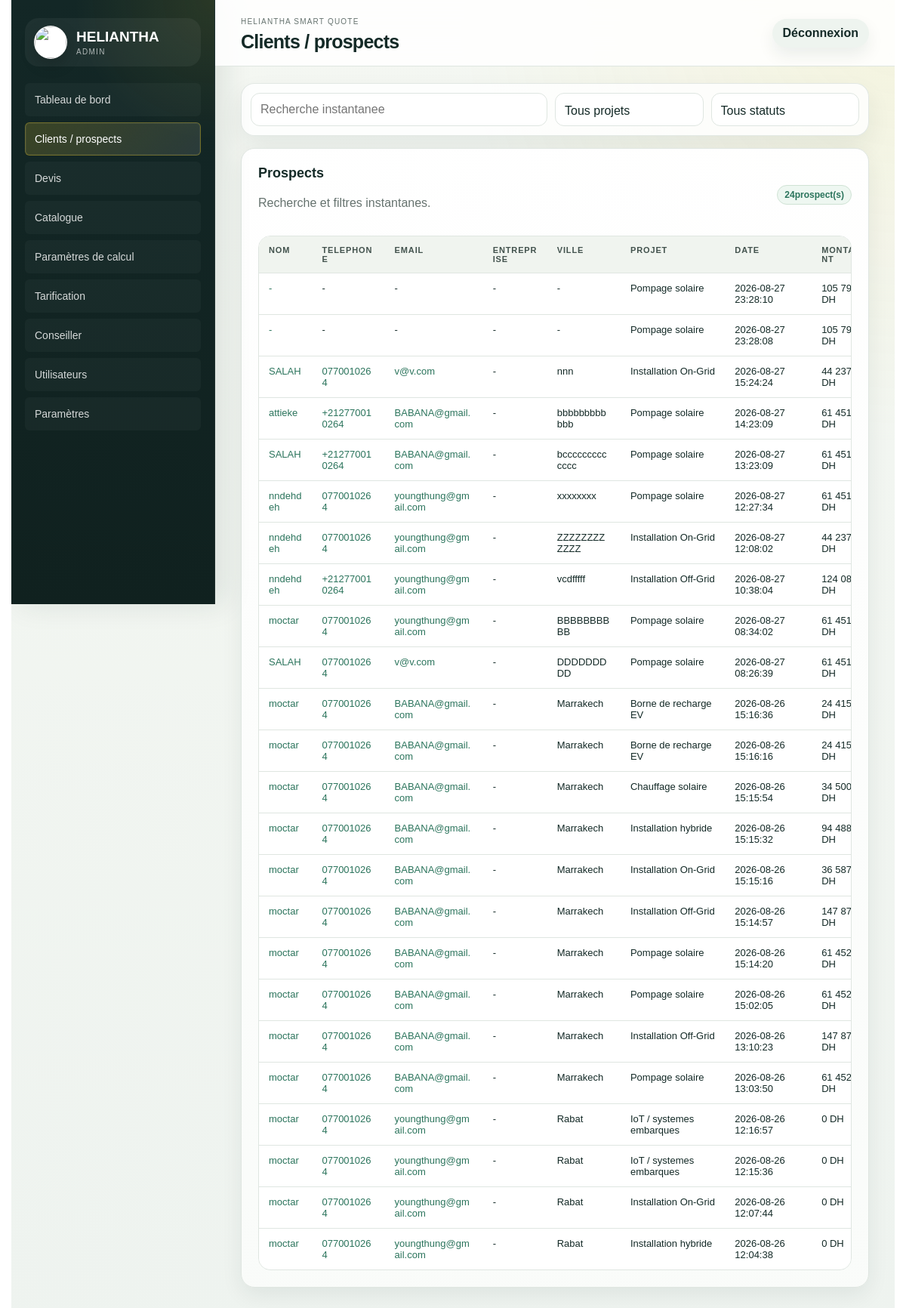
/admin/prospects (signed in), run on the app's committed database.
### tables this page shows
CREATE TABLE quote_requests (
    id INTEGER PRIMARY KEY AUTOINCREMENT,
    quote_number TEXT NOT NULL UNIQUE,
    project TEXT NOT NULL,
    customer_name TEXT,
    phone TEXT,
    email TEXT,
    location TEXT,
    request_json TEXT NOT NULL,
    result_json TEXT NOT NULL,
    status TEXT NOT NULL DEFAULT 'Nouveau',
    created_at TEXT NOT NULL DEFAULT CURRENT_TIMESTAMP
, company TEXT, city TEXT, solution_name TEXT, amount_ht REAL, amount_ttc REAL, confidence INTEGER, reliability_json TEXT, calculation_detail_json TEXT, financial_breakdown_json TEXT, selected_equipment_json TEXT, calculator_versions_json TEXT, technical_parameters_json TEXT, quote_snapshot_json TEXT, technical_reference_json TEXT, updated_at TEXT, bom_json TEXT, technical_configuration_json TEXT, compatibility_json TEXT, product_selections_json TEXT, selected_offer_level TEXT);

### app/routes.py (the view)
@bp.get("/admin/prospects")
def admin_prospects():
    quotes = list_quotes()
    return render_template(
        "admin/prospects.html",
        quotes=quotes,
        project_labels=PROJECT_LABELS,
        public_projects=PUBLIC_PROJECTS,
        statuses=QUOTE_STATUSES,
        filters=request.args,
    )

### app/db.py (called while the page is built)
def get_db():
    if "db" not in g:
        g.db = sqlite3.connect(current_app.config["DATABASE"])
        g.db.row_factory = sqlite3.Row
    return g.db

def ensure_schema(db=None):
    db = db or get_db()
    db.executescript(SCHEMA)
    _migrate_quote_requests(db)
    _migrate_products(db)
    _migrate_calculation_parameters(db)
    _migrate_public_tracking(db)
    _migrate_users(db)
    _migrate_advisor(db)
    _seed_defaults(db)
    db.commit()

def _migrate_quote_requests(db):
    existing = {row["name"] for row in db.execute("PRAGMA table_info(quote_requests)").fetchall()}
    for column, column_type in QUOTE_COLUMNS.items():
        if column not in existing:
            db.execute(f"ALTER TABLE quote_requests ADD COLUMN {column} {column_type}")

def _migrate_products(db):
    existing = {row["name"] for row in db.execute("PRAGMA table_info(products)").fetchall()}
    for column, column_type in PRODUCT_COLUMNS.items():
        if column not in existing:
            db.execute(f"ALTER TABLE products ADD COLUMN {column} {column_type}")
    db.execute(
        """CREATE INDEX IF NOT EXISTS idx_products_catalog_lookup
        ON products(active, category, brand, stock, priority)"""
    )

def _migrate_calculation_parameters(db):
    existing = {row["name"] for row in db.execute("PRAGMA table_info(calculation_parameters)").fetchall()}
    for column, column_type in CALCULATION_PARAMETER_COLUMNS.items():
        if column not in existing:
            db.execute(f"ALTER TABLE calculation_parameters ADD COLUMN {column} {column_type}")

def _migrate_public_tracking(db):
    db.execute(
        """CREATE INDEX IF NOT EXISTS idx_visit_requests_quote
        ON visit_requests(quote_id, created_at DESC)"""
    )
    db.execute(
        """CREATE INDEX IF NOT EXISTS idx_quote_client_events_quote
        ON quote_client_events(quote_id, created_at DESC)"""
    )

def dumps(value):
    return json.dumps(value, ensure_ascii=False)

### app/routes.py (called while the page is built)
@bp.before_app_request
def protect_admin():
    if not request.path.startswith("/admin"):
        return None
    if request.endpoint in {"main.admin_login"}:
        return None
    if session.get("admin_user"):
        return None
    return redirect(url_for("main.admin_login", next=request.full_path))

### templates/admin/prospects.html (shortened to what this page needs)
{% extends "admin/base.html" %}
{% block page_title %}Clients / prospects{% endblock %}
{% block content %}
<form class="filters prospect-filters prospect-filter-panel" method="get" data-live-prospect-filters>
  <input name="q" value="{{ filters.get('q', '') }}" placeholder="Recherche instantanee">
  <select name="project" aria-label="Projet">
    <option value="">Tous projets</option>
  </select>
  <select name="status" aria-label="Statut">
    <option value="">Tous statuts</option>
  </select>
</form>
<section class="panel prospects-panel">
  <div class="panel-head">
    <div>
      <h2>Prospects</h2>
      <p class="muted">Recherche et filtres instantanes.</p>
    </div>
    <span class="status"><span data-live-prospect-count>{{ quotes|length }}</span> prospect(s)</span>
  </div>
  <div class="table-wrap prospects-table-wrap">
    <table>
      <thead>
        <tr>
          <th>Nom</th>
          <th>Telephone</th>
          <th>Email</th>
          <th>Entreprise</th>
          <th>Ville</th>
          <th>Projet</th>
          <th>Date</th>
          <th>Montant</th>
        </tr>
      </thead>
      <tbody>
        {% for q in quotes %}
        <tr
          data-prospect-row
          data-project="{{ q.project or '' }}"
          data-status="{{ q.status or '' }}"
          data-search="{{ [q.customer_name, q.phone, q.email, q.company, q.location, q.city, project_labels.get(q.project, q.project), q.status]|select|join(' ')|lower }}"
        >
          <td><a href="{{ url_for('main.admin_quote_detail', quote_id=q.id) }}">{{ q.customer_name or "-" }}</a></td>
          <td>{% if q.phone %}<a href="tel:{{ q.phone }}">{{ q.phone }}</a>{% else %}-{% endif %}</td>
          <td>{% if q.email %}<a href="mailto:{{ q.email }}">{{ q.email }}</a>{% else %}-{% endif %}</td>
          <td>{{ q.company or "-" }}</td>
          <td>{{ q.location or q.city or "-" }}</td>
          <td>{{ project_labels.get(q.project, q.project) }}</td>
          <td>{{ q.created_at }}</td>
          <td>{{ "{:,.0f}".format(q.amount_ttc or 0).replace(",", " ") }} DH</td>
        </tr>
        {% else %}
        <tr data-prospect-empty><td colspan="9">Aucun prospect trouve.</td></tr>
        {% endfor %}
      </tbody>
    </table>
  </div>
</section>
{% endblock %}

### static/css/admin.css (style rules this page uses)
:root { --ink:#142a27;--muted:#66736f;--line:#dfe6e1;--paper:#f6f7f1;--white:#fff;--yellow:#f4d229;--green:#164b3d;--green2:#2b745c;--blue:#e3f0f5;--danger:#b42318;--warn:#9a6700;--shadow:0 18px 50px rgba(17,45,38,.12) }
html { scroll-behavior:smooth;overscroll-behavior-y:none;scrollbar-gutter:stable both-edges }
* { box-sizing:border-box }
body { margin:0;color:var(--ink);font-family:Arial,Helvetica,sans-serif;background:var(--paper);overflow-x:clip;min-width:320px }
a { color:var(--green2);text-decoration:none }
input,select,textarea,button { font:inherit;max-width:100%;min-width:0;touch-action:manipulation }
input,select,textarea { -webkit-appearance:none;appearance:none }
input:not([type="checkbox"]):not([type="radio"]),select,textarea { line-height:1.45 }
main,section,article,aside,header,footer,nav,form { min-width:0 }
.admin-app { display:grid;grid-template-columns:270px 1fr;min-height:100vh }
.stat-grid article,.panel { background:white;border:1px solid var(--line);border-radius:8px;box-shadow:0 4px 14px rgba(17,45,38,.04) }
.panel { padding:20px;margin-bottom:18px }
.panel h2 { font-size:18px;margin:0 0 16px }
.panel-head { display:flex;align-items:center;justify-content:space-between;gap:15px }
.table-wrap { overflow:auto;border:1px solid var(--line);border-radius:7px;-webkit-overflow-scrolling:touch;overscroll-behavior:contain }
table { width:100%;border-collapse:collapse;min-width:820px;background:white }
th,td { padding:12px 13px;border-bottom:1px solid var(--line);text-align:left;vertical-align:top;font-size:13px;overflow-wrap:anywhere;word-break:break-word }
th { background:#f0f4ef;color:#42524d;font-size:11px;text-transform:uppercase;letter-spacing:.08em }
tr:last-child td { border-bottom:0 }
.filters { display:grid;grid-template-columns:2fr 1fr 1fr auto auto;gap:10px;margin-bottom:16px }
.filters input,.filters select,.form-grid input,.form-grid textarea,.detail-actions select,.table-input { border:1px solid var(--line);border-radius:6px;background:white;color:var(--ink);padding:11px 12px;max-width:100%;min-width:0 }
.status,.badge { display:inline-flex;align-items:center;border-radius:999px;background:#edf5ef;color:var(--green);padding:5px 9px;font-size:12px;font-weight:700 }
.muted { color:var(--muted);line-height:1.6;overflow-wrap:anywhere }
body { background: radial-gradient(circle at top right, rgba(244,210,41,.10), transparent 28%), linear-gradient(180deg, #f4f7f2 0%, #eef3ef 100%); }
.stat-grid article, .panel, .parameter-card, .config-section-card, .selection-card, .compatibility-card, .offer-grid article, .login-card, .pdf-sheet { border-radius: 18px; box-shadow: 0 10px 28px rgba(17,45,38,.07); }
.panel { padding: 22px; background: linear-gradient(180deg, rgba(255,255,255,.98) 0%, rgba(250,252,250,.96) 100%); }
.panel-head { margin-bottom: 14px; }
.table-wrap { border-radius: 16px; box-shadow: inset 0 0 0 1px rgba(223,230,225,.65); }
table { min-width: 900px; }
th { position: sticky; top: 0; z-index: 1; }
.badge, .status { background: #eef7f1; color: var(--green2); border: 1px solid #cfe2d4; }
.prospect-filter-panel { grid-template-columns:2fr 1fr 1fr; align-items:center; background:rgba(255,255,255,.82); border:1px solid rgba(223,230,225,.9); border-radius:18px; padding:12px; box-shadow:0 14px 32px rgba(17,45,38,.07); }
.prospect-filter-panel input, .prospect-filter-panel select { height:44px; border-radius:12px; }
.prospects-panel { border-radius:18px; }
.prospects-panel .panel-head h2 { margin-bottom:4px; }

### data on the page
quote_requests: customer_name "-", company "-", location+city "-", get "Pompage solaire", created_at "2026-08-27 23:28:10", amount_ttc "105…"
quote_requests: customer_name "-", company "-", location+city "-", get "Pompage solaire", created_at "2026-08-27 23:28:08", amount_ttc "105…"
quote_requests: customer_name "SALAH", phone "0770010264", email "v@v.com", company "-", location "nnn", get "Installation On-Grid", created_at "2026-08-27 15:24:24", amount_ttc "44 237"
quote_requests: customer_name "attieke", phone "+212770010264", email "BABANA@gmail.com", company "-", location "bbbbbbbbbbbb", get "Pompage solaire", created_at "2026-08-27 14:23:09", amount_ttc "61 451"
quote_requests: customer_name "SALAH", phone "+212770010264", email "BABANA@gmail.com", company "-", location "bccccccccccccc", get "Pompage solaire", created_at "2026-08-27 13:23:09", amount_ttc "61 451"
quote_requests: customer_name "nndehdeh", phone "0770010264", email "youngthung@gmail.com", company "-", location "xxxxxxxx", get "Pompage solaire", created_at "2026-08-27 12:27:34", amount_ttc "61 451"
quote_requests: customer_name "nndehdeh", phone "0770010264", email "youngthung@gmail.com", company "-", location "ZZZZZZZZZZZZ", get "Installation On-Grid", created_at "2026-08-27 12:08:02", amount_ttc "44 237"
quote_requests: customer_name "nndehdeh", phone "+212770010264", email "youngthung@gmail.com", company "-", location "vcdfffff", get "Installation Off-Grid", created_at "2026-08-27 10:38:04", amount_ttc "124…"
quote_requests: customer_name "moctar", phone "0770010264", email "youngthung@gmail.com", company "-", location "BBBBBBBBBB", get "Pompage solaire", created_at "2026-08-27 08:34:02", amount_ttc "61 451"
quote_requests: customer_name "SALAH", phone "0770010264", email "v@v.com", company "-", location "DDDDDDDDD", get "Pompage solaire", created_at "2026-08-27 08:26:39", amount_ttc "61 451"
quote_requests: customer_name "moctar", phone "0770010264", email "BABANA@gmail.com", company "-", location "Marrakech", get "Borne de recharge EV", created_at "2026-08-26 15:16:36", amount_ttc "24 415"
quote_requests: customer_name "moctar", phone "0770010264", email "BABANA@gmail.com", company "-", location "Marrakech", get "Borne de recharge EV", created_at "2026-08-26 15:16:16", amount_ttc "24 415"
quote_requests: customer_name "moctar", phone "0770010264", email "BABANA@gmail.com", company "-", location "Marrakech", get "Chauffage solaire", created_at "2026-08-26 15:15:54", amount_ttc "34 500"
quote_requests: customer_name "moctar", phone "0770010264", email "BABANA@gmail.com", company "-", location "Marrakech", get "Installation hybride", created_at "2026-08-26 15:15:32", amount_ttc "94 488"
quote_requests: customer_name "moctar", phone "0770010264", email "BABANA@gmail.com", company "-", location "Marrakech", get "Installation On-Grid", created_at "2026-08-26 15:15:16", amount_ttc "36 587"
quote_requests: customer_name "moctar", phone "0770010264", email "BABANA@gmail.com", company "-", location "Marrakech", get "Installation Off-Grid", created_at "2026-08-26 15:14:57", amount_ttc "147…"
quote_requests: customer_name "moctar", phone "0770010264", email "BABANA@gmail.com", company "-", location "Marrakech", get "Pompage solaire", created_at "2026-08-26 15:14:20", amount_ttc "61 452"
quote_requests: customer_name "moctar", phone "0770010264", email "BABANA@gmail.com", company "-", location "Marrakech", get "Pompage solaire", created_at "2026-08-26 15:02:05", amount_ttc "61 452"
quote_requests: customer_name "moctar", phone "0770010264", email "BABANA@gmail.com", company "-", location "Marrakech", get "Installation Off-Grid", created_at "2026-08-26 13:10:23", amount_ttc "147…"
quote_requests: customer_name "moctar", phone "0770010264", email "BABANA@gmail.com", company "-", location "Marrakech", get "Pompage solaire", created_at "2026-08-26 13:03:50", amount_ttc "61 452"
quote_requests: customer_name "moctar", phone "0770010264", email "youngthung@gmail.com", company "-", location "Rabat", get "IoT / systemes embarques", created_at "2026-08-26 12:16:57", amount_ttc "0"
quote_requests: customer_name "moctar", phone "0770010264", email "youngthung@gmail.com", company "-", location "Rabat", get "IoT / systemes embarques", created_at "2026-08-26 12:15:36", amount_ttc "0"
quote_requests: customer_name "moctar", phone "0770010264", email "youngthung@gmail.com", company "-", location "Rabat", get "Installation On-Grid", created_at "2026-08-26 12:07:44", amount_ttc "0"
quote_requests: customer_name "moctar", phone "0770010264", email "youngthung@gmail.com", company "-", location "Rabat", get "Installation hybride", created_at "2026-08-26 12:04:38", amount_ttc "0"

### other printed values
{{ quotes|length }} "24"
